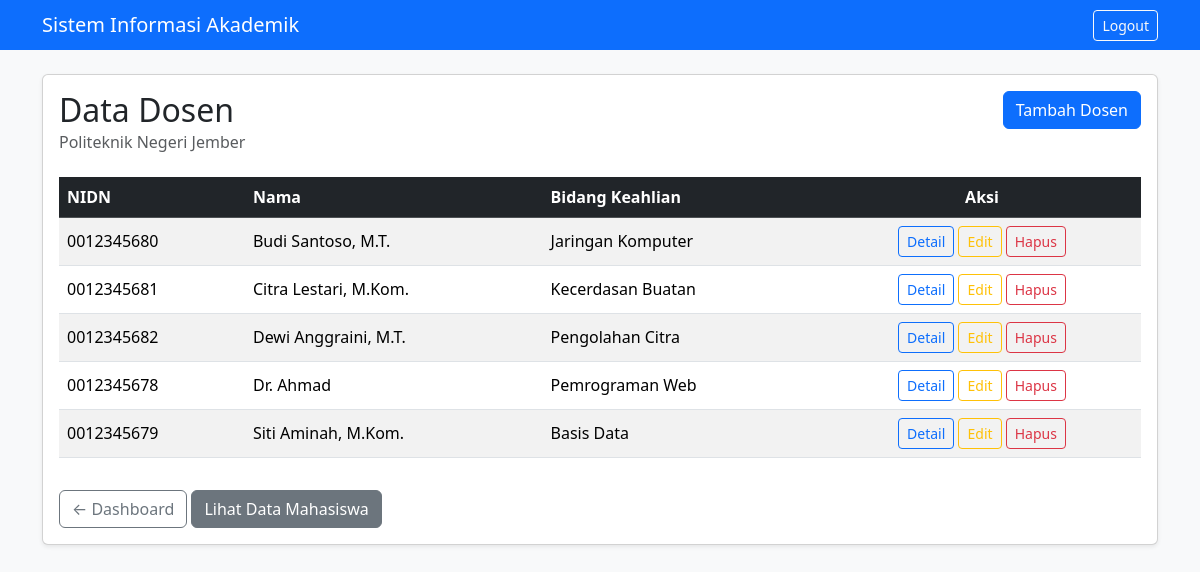
The page /public/dosen (signed in) on the database its author committed.
### tables this page shows
CREATE TABLE `dosen` (
  `id` int NOT NULL,
  `nidn` varchar(20) NOT NULL,
  `nama` varchar(100) NOT NULL,
  `bidang_keahlian` varchar(100) NOT NULL
);

### app/Controllers/DosenController.php (called while the page is built, shortened)
<?php
require_once __DIR__ . '/../Models/Dosen.php';
class DosenController
{
 public function index()
 {
 global $pdo;
 $model = new Dosen($pdo);
 $dosen = $model->getAll();
 require_once __DIR__ . '/../Views/dosen/index.php';
 }
}

### public/index.php (called while the page is built)
<?php
require_once __DIR__ . '/../routes/web.php';

### app/Models/Dosen.php (called while the page is built, shortened)
<?php
class Dosen
{
 private $pdo;
 public function __construct($pdo)
 {
 $this->pdo = $pdo;
 }
 public function getAll()
 {
 $stmt = $this->pdo->query(
 "SELECT * FROM dosen ORDER BY nama ASC"
 );
 return $stmt->fetchAll(PDO::FETCH_ASSOC);
 }
}

### app/Views/dosen/index.php (the view, shortened to what this page needs)
<!DOCTYPE html>
<html lang="id">
<head>
	<link href="https://cdn.jsdelivr.net/npm/bootstrap@5.3.3/dist/css/bootstrap.min.css" rel="stylesheet">
</head>
<body class="bg-light">
	<nav class="navbar navbar-dark bg-primary mb-4">
		<div class="container d-flex justify-content-between align-items-center">
			<span class="navbar-brand mb-0 h1">Sistem Informasi Akademik</span>
			<a href="/wildan-si-akademik/public/logout" class="btn btn-sm btn-outline-light">Logout</a>
		</div>
	</nav>
	<div class="container">
		<div class="card shadow-sm">
			<div class="card-body">
				<div class="d-flex justify-content-between align-items-center mb-2">
					<h2 class="card-title mb-0">Data Dosen</h2>
					<a href="?url=dosen/create" class="btn btn-primary">Tambah Dosen</a>
				</div>
				<h6 class="card-subtitle mb-4 text-muted">Politeknik Negeri Jember</h6>
				<div class="table-responsive">
					<table class="table table-striped table-hover align-middle">
						<thead class="table-dark">
							<tr>
								<th>NIDN</th>
								<th>Nama</th>
								<th>Bidang Keahlian</th>
								<th class="text-center">Aksi</th>
							</tr>
						</thead>
						<tbody>
							<?php foreach ($dosen as $item): ?>
								<tr>
									<td><?= htmlspecialchars($item['nidn'], ENT_QUOTES, 'UTF-8'); ?></td>
									<td><?= htmlspecialchars($item['nama'], ENT_QUOTES, 'UTF-8'); ?></td>
									<td><?= htmlspecialchars($item['bidang_keahlian'], ENT_QUOTES, 'UTF-8'); ?></td>
									<td class="text-center">
										<a href="?url=dosen/detail&nidn=<?= urlencode($item['nidn']); ?>" class="btn btn-sm btn-outline-primary">Detail</a>
										<a href="?url=dosen/edit&id=<?= urlencode($item['id']); ?>" class="btn btn-sm btn-outline-warning">Edit</a>
										<a href="?url=dosen/delete&id=<?= urlencode($item['id']); ?>" class="btn btn-sm btn-outline-danger" onclick="return confirm('Hapus data dosen ini?');">Hapus</a>
									</td>
								</tr>
							<?php endforeach; ?>
						</tbody>
					</table>
				</div>
				<a href="/wildan-si-akademik/public/dashboard" class="btn btn-outline-secondary mt-3">&larr; Dashboard</a>
				<a href="?url=mahasiswa" class="btn btn-secondary mt-3">Lihat Data Mahasiswa</a>
			</div>
		</div>
	</div>
</body>
</html>

### routes/web.php (shortened to what this page needs)
<?php
require_once __DIR__ . '/../config/database.php';
require_once __DIR__ . '/../app/Controllers/DosenController.php';
$url = trim($_GET['url'] ?? 'login', '/');
$mahasiswaController = new MahasiswaController();
$dosenController = new DosenController();
$authController = new AuthController();
$middleware = new AuthMiddleware();
if ($url == 'login') {
    $authController->loginForm();
} elseif ($url == 'login/process') {
    $authController->process();
} elseif ($url == 'logout') {
    $authController->logout();
} elseif ($url == 'dashboard') {
    $middleware->handle();
    require_once __DIR__ . '/../app/Views/dashboard/index.php';
} elseif ($url == 'mahasiswa') {
    $middleware->handle();
    $mahasiswaController->index();
} elseif ($url == 'mahasiswa/detail') {
    $middleware->handle();
    $mahasiswaController->detail();
} elseif ($url == 'dosen') {
    $dosenController->index();
} elseif ($url == 'dosen/create') {
    $middleware->handle();
    $dosenController->create();
} elseif ($url == 'dosen/store' && $_SERVER['REQUEST_METHOD'] === 'POST') {
    $middleware->handle();
    $dosenController->store();
} elseif ($url == 'dosen/edit' && isset($_GET['id'])) {
    $middleware->handle();
    $dosenController->edit();
} elseif ($url == 'dosen/update' && $_SERVER['REQUEST_METHOD'] === 'POST') {
    $middleware->handle();
    $dosenController->update();
} elseif ($url == 'dosen/delete' && isset($_GET['id'])) {
    $middleware->handle();
    $dosenController->delete($_GET['id']);
} elseif ($url == 'dosen/detail') {
    $middleware->handle();
    $dosenController->detail();
} else {
    echo "404";
}

### rows shown on the page
dosen: nidn "0012345680", nama "Budi Santoso, M.T.", bidang_keahlian "Jaringan Komputer"
dosen: nidn "0012345681", nama "Citra Lestari, M.Kom.", bidang_keahlian "Kecerdasan Buatan"
dosen: nidn "0012345682", nama "Dewi Anggraini, M.T.", bidang_keahlian "Pengolahan Citra"
dosen: nidn "0012345678", nama "Dr. Ahmad", bidang_keahlian "Pemrograman Web"
dosen: nidn "0012345679", nama "Siti Aminah, M.Kom.", bidang_keahlian "Basis Data"
